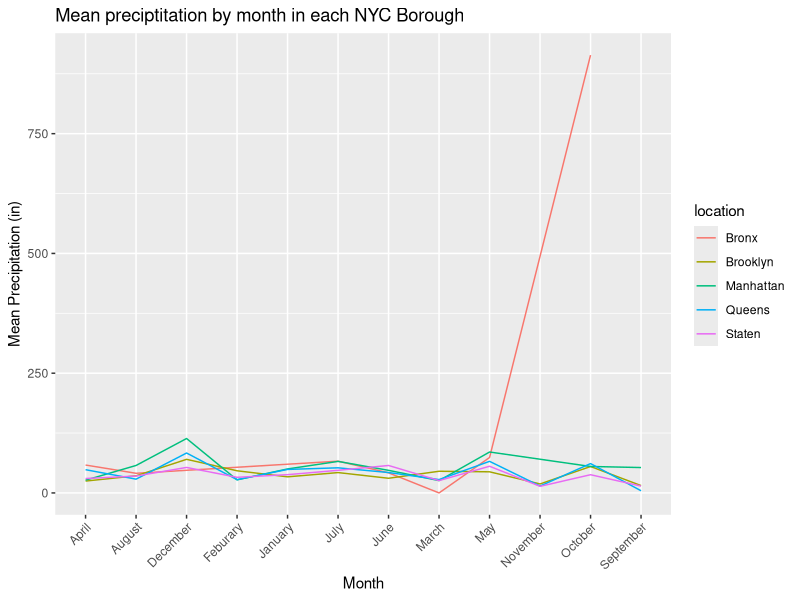
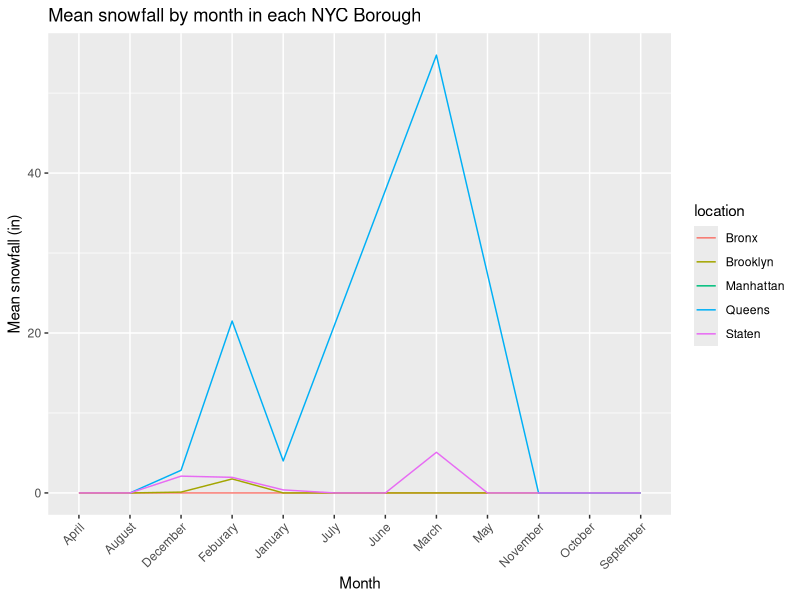

Recreate these plots in R, in order.
## ---- chunk 1
library(tidyverse)
library(here)
## ---- chunk 2
weather.df <- read_csv(here("data/weather/weather_data.csv"))

weather.df %>%
  filter(element == "PRCP") %>%
  group_by(month_name, location) %>%
  summarize(mean_prcp = mean(data_value)) %>%
  ggplot(aes(x = month_name, y = mean_prcp, group = location)) +
  geom_line(aes(color = location)) + 
  labs(
    title = "Mean preciptitation by month in each NYC Borough",
    x = "Month",
    y = "Mean Precipitation (in)"
  ) + 
  theme(axis.text.x = element_text(angle = 45, hjust = 1))

## ---- chunk 3
weather.df %>%
  filter(element == "SNOW") %>%
  group_by(month_name, location) %>%
  summarize(mean_prcp = mean(data_value)) %>%
  ggplot(aes(x = month_name, y = mean_prcp, group = location)) +
  geom_line(aes(color = location)) + 
  labs(
    title = "Mean snowfall by month in each NYC Borough",
    x = "Month",
    y = "Mean snowfall (in)"
  ) + 
  theme(axis.text.x = element_text(angle = 45, hjust = 1))
